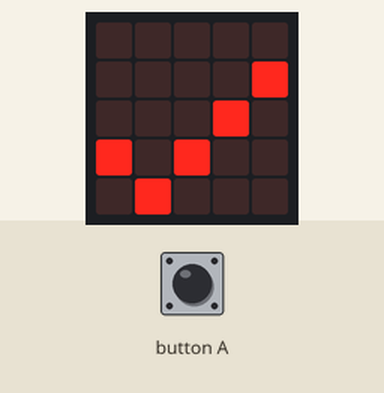
Recording of a program running on a simulated BBC micro:bit (MakeCode). On the bench: the board's 5×5 LED display. Inputs (shaded band) come from the test bench.

Above: at 1.8 s.
1.9 s: button A pressed for 0.15 s
At 3.1 s:
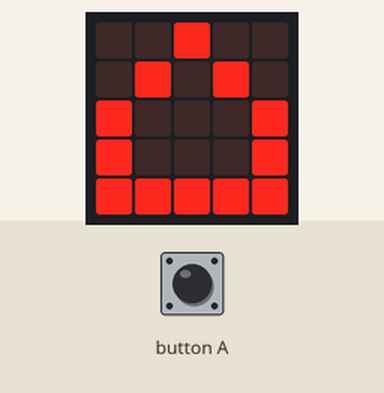
At 4.3 s:
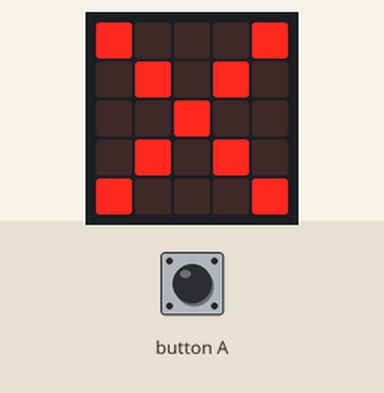
Timing chart, 0 to 5.8 s (numbered marks = the images above; inputs shaded):
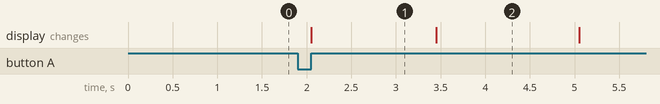

Measured:
- after the input at 1.9 s, the display: changes after 0.15 s (image 1)
- what the display in image 1 shows lasts 1.4 s, from 2.1 s to 3.5 s

The program:

main.ts
```typescript
input.onButtonPressed(Button.A, function () {
    basic.showLeds(`
        . . # . .
        . # . # .
        # . . . #
        # . . . #
        # # # # #
        `)
    basic.pause(1000)
    basic.showIcon(IconNames.No)
    basic.pause(1000)
    basic.showArrow(ArrowNames.East)
    basic.pause(1000)
    basic.showIcon(IconNames.No)
    basic.pause(1000)
    basic.showIcon(IconNames.Yes)
})
basic.showIcon(IconNames.Yes)
```

test.ts
```typescript
// aquí va el archivo "tests"; esto no se compilará cuando este paquete se utilice como una extensión.
```
